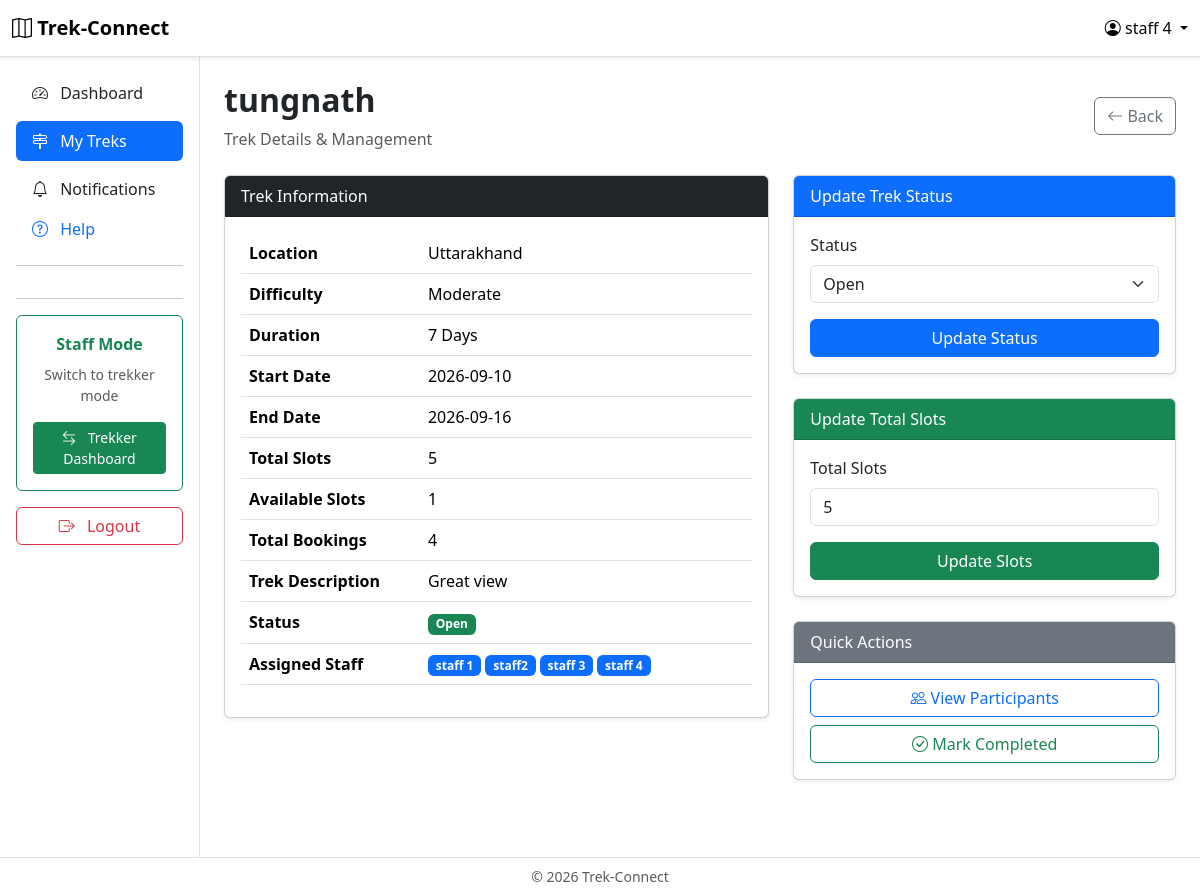
The page /staff/treks/2 (signed in) on the database its author committed.
### app/models.py (models this page shows)
class User(UserMixin, db.Model):
    __tablename__ = "users"
    id = db.Column(db.Integer, primary_key=True)
    name = db.Column(db.String(100), nullable=False)
    email = db.Column(db.String(100), unique=True, nullable=False)
    mobile_number = db.Column(db.String(15), unique=True, nullable=False)
    password_hash = db.Column(db.String(255), nullable=False)
    role = db.Column(db.String(20), nullable=False)
    is_blacklisted = db.Column(db.Boolean, default=False)
    created_at = db.Column(db.DateTime, default=datetime.now)
    bookings = db.relationship("Booking", backref="user", lazy=True)
    staff_profile = db.relationship("StaffProfile", backref="user", uselist=False)
    assigned_treks = db.relationship("Trek", secondary=trek_staff, back_populates="assigned_staff")

class Trek(db.Model):
    __tablename__ = "treks"
    id = db.Column(db.Integer, primary_key=True)
    name = db.Column(db.String(100), nullable=False, unique=True)
    location = db.Column(db.String(100), nullable=False)
    difficulty = db.Column(db.String(20), nullable=False)
    duration_days = db.Column(db.Integer, nullable=False)
    description = db.Column(db.Text)
    total_slots = db.Column(db.Integer, nullable=False)
    available_slots = db.Column(db.Integer, nullable=False)
    start_date = db.Column(db.Date, nullable=False)
    end_date = db.Column(db.Date, nullable=False)
    status = db.Column(db.String(20), nullable=False, default="Pending")
    assigned_staff = db.relationship("User", secondary=trek_staff, back_populates="assigned_treks")
    time_added = db.Column(db.DateTime, default=datetime.now)
    image_filename = db.Column(db.String(255), nullable=True)
    price = db.Column(db.Float, nullable=False)
    bookings = db.relationship("Booking", backref="trek", lazy=True)

### app/routes/staff.py (the view)
@staff.route("/treks/<int:trek_id>")
@login_required
@allowed_roles("STAFF")
def trek_details(trek_id):
    trek = Trek.query.get_or_404(trek_id)
    verify_staff_access(trek)
    return render_template("staff/trek_details.html", trek=trek)

### app/__init__.py (called while the page is built)
@login_manager.user_loader
def load_user(user_id):
    user = User.query.get(int(user_id))
    if user and user.is_blacklisted == True:
        return None
    return user

### app/routes/staff.py (called while the page is built)
def verify_staff_access(trek):
    if current_user not in trek.assigned_staff:
        abort(403)

### app/templates/staff/trek_details.html (shortened to what this page needs)
{% extends "base_dashboard.html" %}
{% block content %}
<div class="container-fluid">
    <div class="row">
        <div class="col-md-2 border-end bg-light min-vh-100 p-0">
            {% include "components/staff_sidebar.html" %}
        </div>
        <div class="col-md-10 p-4">
            <div class="d-flex justify-content-between align-items-center mb-4">
                <div>
                    <h2 class="fw-bold">{{ trek.name }}</h2>
                    <p class="text-muted mb-0"> Trek Details & Management </p>
                </div>
                <a href="{{ url_for('staff.dashboard') }}" class="btn btn-outline-secondary">
                    <i class="bi bi-arrow-left"></i>
                    Back
                </a>
            </div>
            <div class="row">
                <div class="col-lg-7">
                    <div class="card shadow-sm mb-4">
                        <div class="card-header bg-dark text-white">
                            Trek Information
                        </div>
                        <div class="card-body">
                            <table class="table">
                                <tr>
                                    <th width="35%">Location</th>
                                    <td>{{ trek.location }}</td>
                                </tr>
                                <tr>
                                    <th>Difficulty</th>
                                    <td>{{ trek.difficulty }}</td>
                                </tr>
                                <tr>
                                    <th>Duration</th>
                                    <td>{{ trek.duration_days }} Days</td>
                                </tr>
                                <tr>
                                    <th>Start Date</th>
                                    <td>{{ trek.start_date }}</td>
                                </tr>
                                <tr>
                                    <th>End Date</th>
                                    <td>{{ trek.end_date }}</td>
                                </tr>
                                <tr>
                                    <th>Total Slots</th>
                                    <td>{{ trek.total_slots }}</td>
                                </tr>
                                <tr>
                                    <th>Available Slots</th>
                                    <td>{{ trek.available_slots }}</td>
                                </tr>
                                <tr>
                                    <th>Total Bookings</th>
                                    <td>{{ trek.bookings|length }}</td>
                                </tr>
                                <tr>
                                    <th>Trek Description</th>
                                    <td>{{ trek.description }}</td>
                                </tr>
                                <tr>
                                    <th>Status</th>
                                    <td>
                                        {% if trek.status == "Open" %}
                                            <span class="badge bg-success">{{ trek.status }}</span>
                                        {% elif trek.status == "Closed" %}
                                            <span class="badge bg-danger">{{ trek.status }}</span>
                                        {% elif trek.status == "Ongoing" %}
                                            <span class="badge bg-warning text-dark">{{ trek.status }}</span>
                                        {% elif trek.status == "Completed" %}
                                            <span class="badge bg-secondary">{{ trek.status }}</span>
                                        {% else %}
                                            <span class="badge bg-info">{{ trek.status }}</span>
                                        {% endif %}
                                    </td>
                                </tr>
                                <tr>
                                    <th>Assigned Staff</th>
                                    <td>
                                        {% for staff in trek.assigned_staff %}
                                            <span class="badge bg-primary">
                                                {{ staff.name }}
                                            </span>
                                        {% endfor %}
                                    </td>
                                </tr>
                            </table>
                        </div>
                    </div>
                </div>
                <div class="col-lg-5">
                    <div class="card shadow-sm mb-4">
                        <div class="card-header bg-primary text-white">
                            Update Trek Status
                        </div>
                        <div class="card-body">
                            <form method="POST" action="{{ url_for('staff.update_status', trek_id=trek.id) }}">
                                <div class="mb-3">
                                    <label class="form-label">
                                        Status
                                    </label>
                                    <select name="status" class="form-select">
                                        <option value="Open"
                                            {% if trek.status=="Open" %}selected{% endif %}>
                                            Open
                                        </option>
                                    </select>
                                </div>
                                <button class="btn btn-primary w-100">
                                    Update Status
                                </button>
                            </form>
                        </div>
                    </div>
                    <div class="card shadow-sm mb-4">
                        <div class="card-header bg-success text-white">
                            Update Total Slots
                        </div>
                        <div class="card-body">
                            <form method="POST"
                                  action="{{ url_for('staff.update_slots', trek_id=trek.id) }}">
                                <div class="mb-3">
                                    <label class="form-label">
                                        Total Slots
                                    </label>
                                    <input
                                        type="number"
                                        class="form-control"
                                        name="total_slots"
                                        min="0"
                                        value="{{ trek.total_slots }}"
                                        required>
                                </div>
                                <button class="btn btn-success w-100">
                                    Update Slots
                                </button>
                            </form>
                        </div>
                    </div>
                    <div class="card shadow-sm">
                        <div class="card-header bg-secondary text-white">
                            Quick Actions
                        </div>
                        <div class="card-body d-grid gap-2">
                            <a href="{{ url_for('staff.participants', trek_id=trek.id) }}" class="btn btn-outline-primary">
                                <i class="bi bi-people"></i>
                                View Participants
                            </a>
                            {% if trek.status != "Completed" %}
                            <form method="POST"
                                  action="{{ url_for('staff.complete_trek', trek_id=trek.id) }}">
                                <button
                                    class="btn btn-outline-success w-100"
                                    onclick="return confirm('Mark this trek as completed? Action cannot be undone!')">
                                    <i class="bi bi-check-circle"></i>
                                    Mark Completed
                                </button>
                            </form>
                            {% endif %}
                        </div>
                    </div>
                </div>
            </div>
        </div>
    </div>
</div>
{% endblock %}

### app/templates/base_dashboard.html (shortened to what this page needs)
{% extends "base.html" %}
{% block navbar %}
<nav class="navbar navbar-expand-lg bg-white border-bottom shadow-sm">
    <div class="container-fluid">
        <a class="navbar-brand fw-bold" href="{{ url_for('main.home') }}">
            <i class="bi bi-map"></i> Trek-Connect
        </a>
        <div class="dropdown">
            <a href="#" class="text-black text-decoration-none dropdown-toggle" role="button" data-bs-toggle="dropdown">
                <i class="bi bi-person-circle"></i>
                {{ current_user.name }}
            </a>
                    {% if current_user.role == "ADMIN" %}
                        {% set profile_url = url_for("admin.profile") %}
                    {% elif current_user.role == "STAFF" %}
                        {% set profile_url = url_for("staff.profile") %}
                    {% else %}
                        {% set profile_url = url_for("user.profile") %}
                    {% endif %}
        </div>
    </div>
</nav>
{% endblock %}
{% block footer %}
<footer class="border-top bg-white py-2">
    <div class="container-fluid text-center text-muted small">
        &copy; 2026 Trek-Connect
    </div>
</footer>
{% endblock %}

### app/static/css/style.css (style rules this page uses)
html { scroll-behavior: smooth; }

### rows shown on the page
User: name "staff 4"
Trek: name "tungnath", location "Uttarakhand", difficulty "Moderate", duration_days "7", start_date "2026-09-10", end_date "2026-09-16", total_slots "5", available_slots "1", description "Great view", status "Open"
User: name "staff 1"
User: name "staff2"
User: name "staff 3"

### other values the page prints
{{ trek.bookings|length }} "4"
